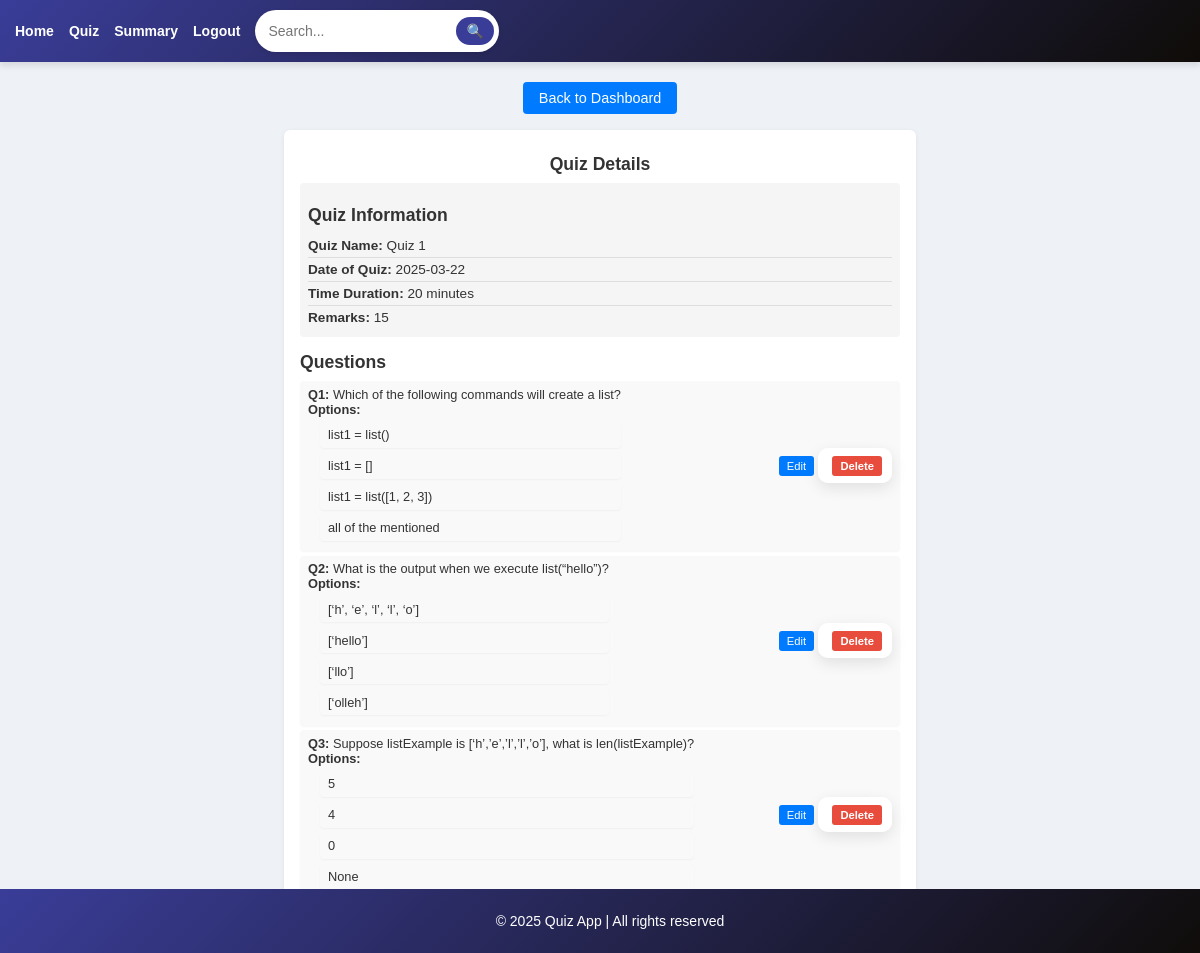
Before: /quiz/2 with the older database file.
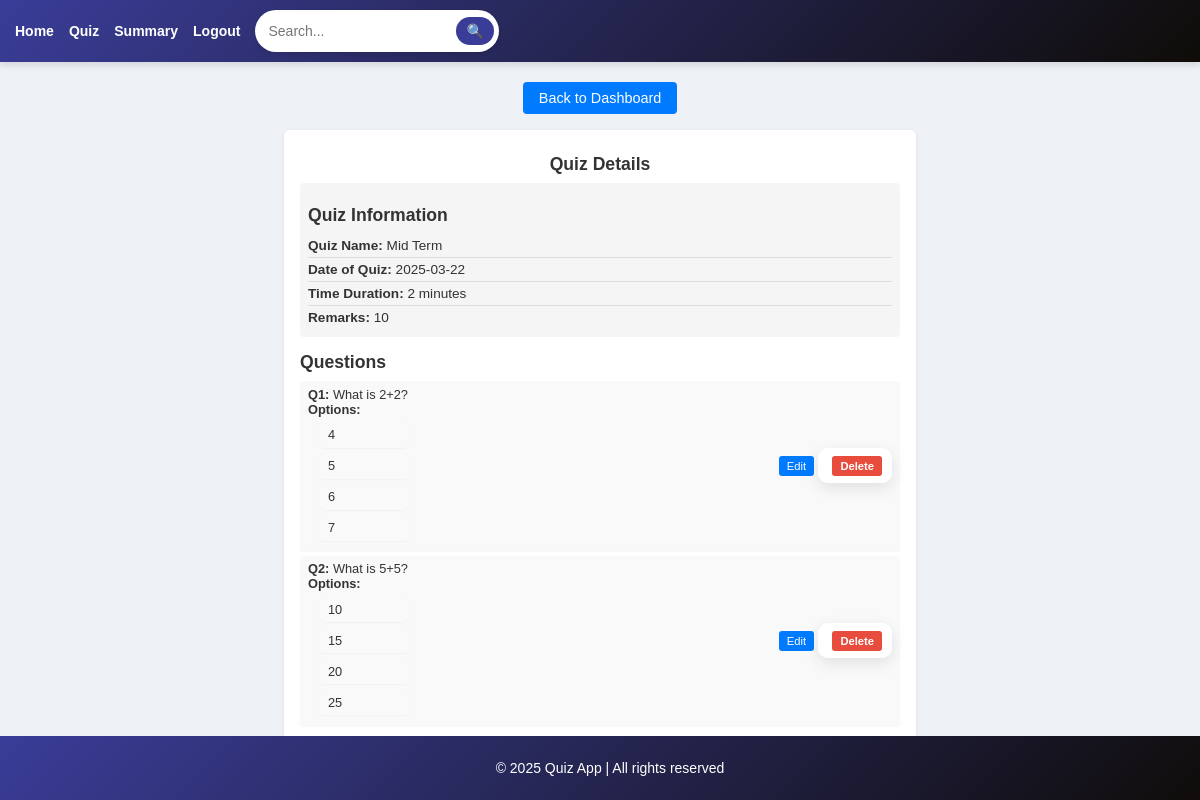
After: the same page with the newer database file.
### models.py (models this page shows, shortened)
class Quiz(db.Model):
    __tablename__ = 'quiz'
    id = db.Column(db.Integer, primary_key=True)
    chapter_id = db.Column(db.Integer, db.ForeignKey('chapters.id'), nullable=False)
    name = db.Column(db.String(225), unique=True, nullable=False)
    date_of_quiz = db.Column(db.Date, nullable=True)
    time_duration = db.Column(db.Integer, nullable=True)
    remarks = db.Column(db.String(255), nullable=True)
    chapter = db.relationship('Chapter', back_populates='quizzes')
    scores = db.relationship('Score', backref='quiz', lazy=True)

class Question(db.Model):
    __tablename__ = 'questions'
    id = db.Column(db.Integer, primary_key=True)
    question_statement = db.Column(db.String, nullable=False)
    option1 = db.Column(db.String, nullable=False)
    option2 = db.Column(db.String, nullable=False)
    option3 = db.Column(db.String, nullable=False)
    option4 = db.Column(db.String, nullable=False)
    correct_answer = db.Column(db.String, nullable=False)
    chapter_id = db.Column(db.Integer, db.ForeignKey('chapters.id'), nullable=False)
    chapter = db.relationship("Chapter", back_populates="questions")

### app.py (the view)
@app.route('/quiz/<int:quiz_id>', methods=['GET'])
def view_quiz(quiz_id):
    quiz = Quiz.query.filter_by(id=quiz_id).first()
    if not quiz:
        return "Quiz not found", 404
    questions = Question.query.filter_by(chapter_id=quiz.chapter_id).all()
    return render_template('view_quiz.html', quiz=quiz, questions=questions)

### templates/view_quiz.html (shortened to what this page needs)
{% extends 'base.html' %}
{% block content %}
<div class="text-center">
    <a href="{{ url_for('admin_dashboard') }}" class="btn btn-primary">Back to Dashboard</a>
</div>
<div class="container">
    <h1 class="text-center">Quiz Details</h1>
    <div class="quiz-details">
        <h2>Quiz Information</h2>
        <ul>
            <li><strong>Quiz Name:</strong> {{ quiz.name }}</li>
            <li><strong>Date of Quiz:</strong> {{ quiz.date_of_quiz }}</li>
            <li><strong>Time Duration:</strong> {{ quiz.time_duration }} minutes</li>
            <li><strong>Remarks:</strong> {{ quiz.remarks }}</li>
        </ul>
    </div>
    <h2>Questions</h2>
    <div class="questions-list">
        <ul>
            {% for question in questions %}
                <li>
                    <div>
                        <strong>Q{{ loop.index }}:</strong> {{ question.question_statement }}<br>
                        <strong>Options:</strong>
                        <ul>
                            <li>{{ question.option1 }}</li>
                            <li>{{ question.option2 }}</li>
                            <li>{{ question.option3 }}</li>
                            <li>{{ question.option4 }}</li>
                        </ul>
                    </div>
                    <div>
                        <a href="{{ url_for('edit_question', question_id=question.id) }}" class="btn-sm btn-warning">Edit</a>
                        <form method="POST" action="{{ url_for('delete_question', question_id=question.id) }}" style="display: inline;">
                            <button type="submit" class="btn-sm btn-danger" onclick="return confirm('Delete this question?');">Delete</button>
                        </form>
                    </div>
                </li>
            {% endfor %}
        </ul>
    </div>
</div>
{% endblock %}

Changed rows visible on the page:
removed Question: question_statement "Which of the following commands will create a list?", option1 "list1 = list()", option2 "list1 = []", option3 "list1 = list([1, 2, 3])", option4 "all of the mentioned"
removed Question: question_statement "What is the output when we execute list(“hello”)?", option1 "[‘h’, ‘e’, ‘l’, ‘l’, ‘o’]", option2 "[‘hello’]", option3 "[‘llo’]", option4 "[‘olleh’]"
removed Question: question_statement "Suppose listExample is [‘h’,’e’,’l’,’l’,’o’], what is len(listExample)?", option1 "5", option2 "4", option3 "0", option4 "None"
changed Quiz: name "Quiz 1" → "Mid Term"; time_duration "20" → "2"; remarks "15" → "10"
now on this page (row unchanged): Question: question_statement "What is 2+2?", option1 "4", option2 "5", option3 "6", option4 "7"
now on this page (row unchanged): Question: question_statement "What is 5+5?", option1 "10", option2 "15", option3 "20", option4 "25"
